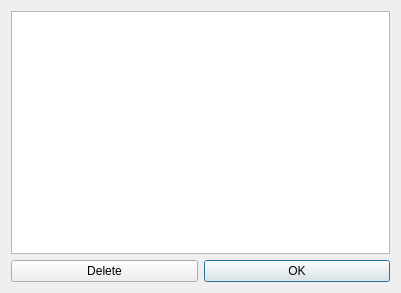
<?xml version="1.0" encoding="UTF-8"?>
<ui version="4.0">
 <class>Dialog</class>
 <widget class="QDialog" name="Dialog">
  <property name="geometry">
   <rect>
    <x>0</x>
    <y>0</y>
    <width>401</width>
    <height>293</height>
   </rect>
  </property>
  <property name="windowTitle">
   <string>Dialog</string>
  </property>
  <layout class="QVBoxLayout" name="verticalLayout">
   <item>
    <widget class="QTableWidget" name="table"/>
   </item>
   <item>
    <layout class="QHBoxLayout" name="horizontalLayout">
     <item>
      <widget class="QPushButton" name="deleteButton">
       <property name="text">
        <string>Delete</string>
       </property>
       <property name="autoDefault">
        <bool>false</bool>
       </property>
      </widget>
     </item>
     <item>
      <widget class="QPushButton" name="okButton">
       <property name="text">
        <string>OK</string>
       </property>
      </widget>
     </item>
    </layout>
   </item>
  </layout>
 </widget>
 <resources/>
 <connections/>
</ui>
